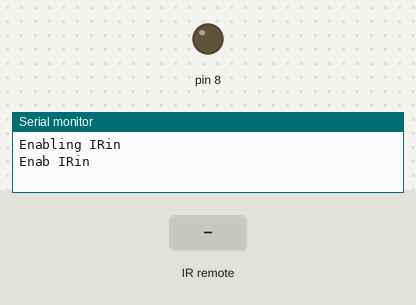
Bench run of a sketch on a simulated Arduino Uno, built with avr-gcc and run on an emulated ATmega328P. Parts: output pins drawn as LEDs (lit = HIGH), the last lines printed to the serial monitor. The test bench sets the inputs (shaded band).

Above: at 1.2 s.
1.3 s: infrared code 0xFD08F7 received
At 2.3 s:
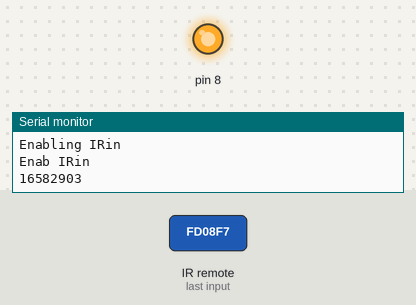
2.8 s: infrared code 0xFD30CF received
At 3.5 s:
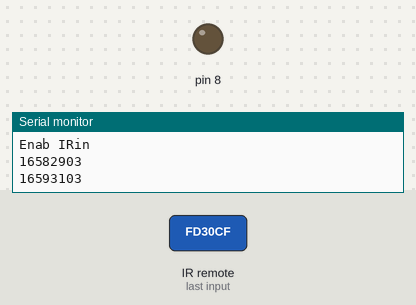
Timing chart, 0 to 5.8 s (numbered marks = the images above; inputs shaded):
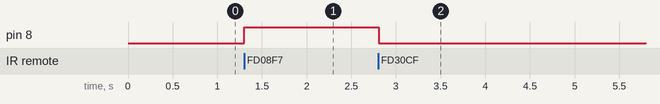

Measured:
- after the input at 1.3 s, pin 8: LOW → HIGH at once
- after the input at 2.8 s, pin 8: HIGH → LOW at once

The sketch:

R15._Remote_control_IOT_Bulb.ino
```cpp
#include <IRremote.h>

int irpin = 7;

IRrecv recv(irpin);

decode_results results;

void setup()
{
  pinMode(8,OUTPUT);
  Serial.begin(9600);
  Serial.println("Enabling IRin");
  recv.enableIRIn();
  Serial.println("Enab IRin");
}

void loop()
{
  if(recv.decode(&results)){
    Serial.println(results.value, DEC);
    if(results.value ==16582903)
    {
      digitalWrite(8,HIGH);
    }
    if(results.value ==16593103)
    {
      digitalWrite(8,LOW);
    }
    recv.resume();
  }
  delay(100);
}
```
